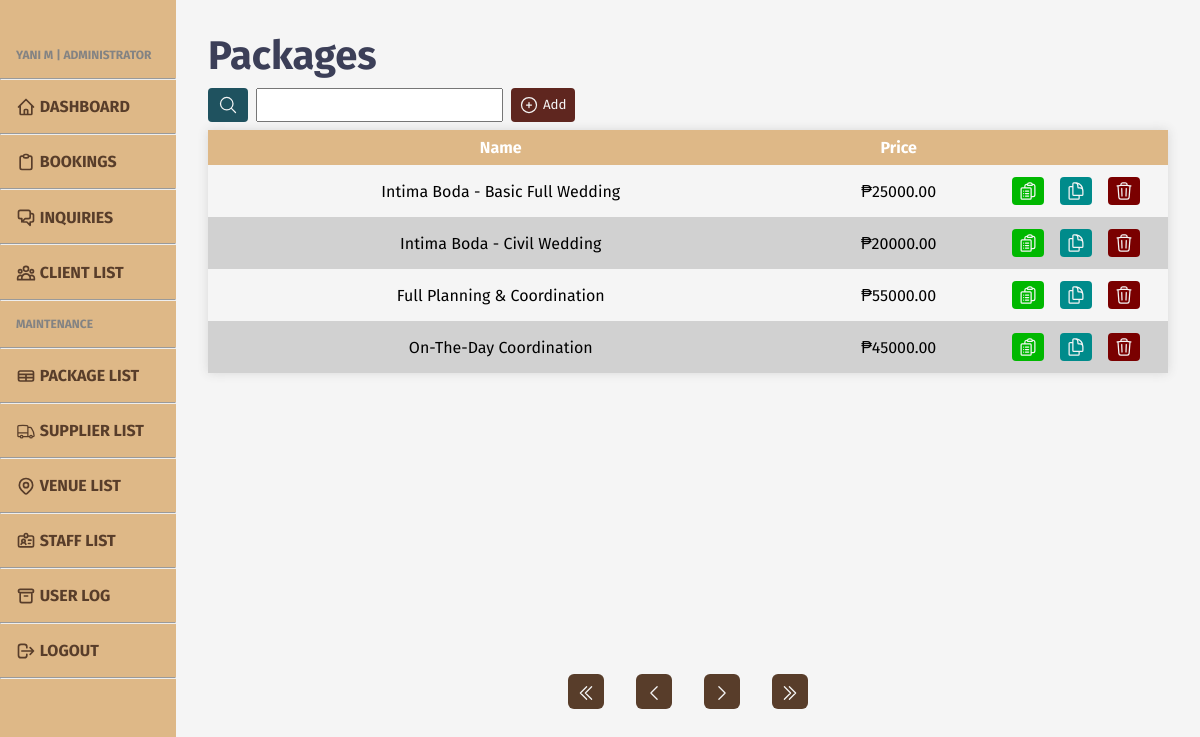
The app's page /admin/admin-packages.php (signed in) with its own data.
### tables this page shows
CREATE TABLE `package` (
  `pkg_id` int(11) NOT NULL,
  `pkg_name` varchar(100) NOT NULL,
  `pkg_price` float(10,2) NOT NULL,
  `pkg_desc` varchar(255) NOT NULL,
  `pkg_img` varchar(255) DEFAULT NULL,
  `pkg_status` int(1) NOT NULL
);

### admin/admin-packages.php (the view, shortened to what the rows shown need)
<?php
include '../includes/admin-head.php';
require '../db/database.php';
?>
<head>
    <link rel="stylesheet" href="../styles/admin/admin-lower.css">
</head>
<body>
    <?php
    include '../includes/admin-header.php';
    ?>
    <main class="content">
        <h1>Packages</h1>
        <div class="tbl-cont">
            <table>
                <tr>
                    <th>Name</th>
                    <th>Price</th>
                    <th></th>
                    <th></th>
                    <th></th>
                </tr>
                <?php
                if (isset($_GET['search-submit'])) {
                    $queried = mysqli_real_escape_string($conn, preg_replace('/\s+/', ' ', trim($_GET['search'])));
                    if (strpos($queried, ", ")) {
                        $query = str_replace(", ", " ", $queried);
                        $keys = explode(" ", $query);
                    } else if (strpos($queried, ",")) {
                        $query = str_replace(",", " ", $queried);
                        $keys = explode(" ", $query);
                    } else {
                        $keys = explode(" ", $queried);
                    }
                    if (empty($queried)) {
                        unset($_COOKIE["search"]);
                        if (isset($_GET['pageno'])) {
                            $pageno = $_GET['pageno'];
                        } else {
                            $pageno = 1;
                        }
                        $no_of_records_per_page = 8;
                        $offset = ($pageno - 1) * $no_of_records_per_page;
                        $total_pages_sql = "SELECT COUNT(*) FROM package WHERE pkg_status=1";
                        $result = mysqli_query($conn, $total_pages_sql);
                        $total_rows = mysqli_fetch_array($result)[0];
                        $total_pages = ceil($total_rows / $no_of_records_per_page);
                        $sql = "SELECT * FROM package WHERE pkg_status=1 LIMIT $offset, $no_of_records_per_page";
                        $res_data = mysqli_query($conn, $sql);
                        while ($row = mysqli_fetch_array($res_data)) { ?>
                            <tr>
                                <td><?php echo $row['pkg_name']; ?></td>
                                <td>₱<?php echo $row['pkg_price']; ?></td>
                                <td class="btn">
                                    <form action="admin-packages-view.php?pkg_id=<?php echo $row['pkg_id']; ?>" method="post">
                                        <button id="view" name="view">
                                            <svg xmlns="http://www.w3.org/2000/svg" fill="none" viewBox="0 0 24 24" stroke-width="1.5" stroke="currentColor" class="w-6 h-6">
                                                <path stroke-linecap="round" stroke-linejoin="round" d="M9 12h3.75M9 15h3.75M9 18h3.75m3 .75H18a2.25 2.25 0 002.25-2.25V6.108c0-1.135-.845-2.098-1.976-2.192a48.424 48.424 0 00-1.123-.08m-5.801 0c-.065.21-.1.433-.1.664 0 .414.336.75.75.75h4.5a.75.75 0 00.75-.75 2.25 2.25 0 00-.1-.664m-5.8 0A2.251 2.251 0 0113.5 2.25H15c1.012 0 1.867.668 2.15 1.586m-5.8 0c-.376.023-.75.05-1.124.08C9.095 4.01 8.25 4.973 8.25 6.108V8.25m0 0H4.875c-.621 0-1.125.504-1.125 1.125v11.25c0 .621.504 1.125 1.125 1.125h9.75c.621 0 1.125-.504 1.125-1.125V9.375c0-.621-.504-1.125-1.125-1.125H8.25zM6.75 12h.008v.008H6.75V12zm0 3h.008v.008H6.75V15zm0 3h.008v.008H6.75V18z" />
                                            </svg>
                                        </button>
                                    </form>
                                </td>
                                <td class="btn">
                                    <form action="admin-packages-edit.php?pkg_id=<?php echo $row['pkg_id']; ?>" method="post">
                                        <button id="update" name="update">
                                            <svg xmlns="http://www.w3.org/2000/svg" fill="none" viewBox="0 0 24 24" stroke-width="1.5" stroke="currentColor" class="w-6 h-6">
                                                <path stroke-linecap="round" stroke-linejoin="round" d="M15.75 17.25v3.375c0 .621-.504 1.125-1.125 1.125h-9.75a1.125 1.125 0 01-1.125-1.125V7.875c0-.621.504-1.125 1.125-1.125H6.75a9.06 9.06 0 011.5.124m7.5 10.376h3.375c.621 0 1.125-.504 1.125-1.125V11.25c0-4.46-3.243-8.161-7.5-8.876a9.06 9.06 0 00-1.5-.124H9.375c-.621 0-1.125.504-1.125 1.125v3.5m7.5 10.375H9.375a1.125 1.125 0 01-1.125-1.125v-9.25m12 6.625v-1.875a3.375 3.375 0 00-3.375-3.375h-1.5a1.125 1.125 0 01-1.125-1.125v-1.5a3.375 3.375 0 00-3.375-3.375H9.75" />
                                            </svg>
                                        </button>
                                    </form>
                                </td>
                                <td class="btn">
                                    <form action="../util/admin_package.php?pkg_id=<?php echo $row['pkg_id']; ?>" method="post">
                                        <button id="delete" name="delete">
                                            <svg xmlns="http://www.w3.org/2000/svg" fill="none" viewBox="0 0 24 24" stroke-width="1.5" stroke="currentColor" class="w-6 h-6">
                                                <path stroke-linecap="round" stroke-linejoin="round" d="M14.74 9l-.346 9m-4.788 0L9.26 9m9.968-3.21c.342.052.682.107 1.022.166m-1.022-.165L18.16 19.673a2.25 2.25 0 01-2.244 2.077H8.084a2.25 2.25 0 01-2.244-2.077L4.772 5.79m14.456 0a48.108 48.108 0 00-3.478-.397m-12 .562c.34-.059.68-.114 1.022-.165m0 0a48.11 48.11 0 013.478-.397m7.5 0v-.916c0-1.18-.91-2.164-2.09-2.201a51.964 51.964 0 00-3.32 0c-1.18.037-2.09 1.022-2.09 2.201v.916m7.5 0a48.667 48.667 0 00-7.5 0" />
                                            </svg>
                                        </button>
                                    </form>
                                </td>
                            </tr>
                        <?php }
                    } else {
                        $_COOKIE['search'] = $queried;
                        if (isset($_GET['pageno'])) {
                            $pageno = $_GET['pageno'];
                        } else {
                            $pageno = 1;
                        }
                        $no_of_records_per_page = 8;
                        $offset = ($pageno - 1) * $no_of_records_per_page;
                        $total_pages_sql = "SELECT COUNT(*) FROM package WHERE (pkg_name LIKE '%$queried%' OR pkg_price LIKE '%$queried%') AND pkg_status=1";
                        foreach ($keys as $k) {
                            $total_pages_sql .= " OR pkg_name LIKE '%$k%' OR pkg_price LIKE '%$k%' ";
                        }
                        $result = mysqli_query($conn, $total_pages_sql);
                        $total_rows = mysqli_fetch_array($result)[0];
                        $total_pages = ceil($total_rows / $no_of_records_per_page);
                        $sql = "SELECT * FROM package WHERE (pkg_name LIKE '%$queried%' OR pkg_price LIKE '%$queried%') AND pkg_status=1";
                        foreach ($keys as $k) {
                            $sql .= " OR pkg_name LIKE '%$k%' OR pkg_price LIKE '%$k%' ";
                        }
                        $sql .= "AND pkg_status=1 LIMIT $offset, $no_of_records_per_page";
                        $res_data = mysqli_query($conn, $sql);
                        while ($row = mysqli_fetch_array($res_data)) { ?>
                            <tr>
                                <td><?php echo $row['pkg_name']; ?></td>
                                <td>₱<?php echo $row['pkg_price']; ?></td>
                                <td class="btn">
                                    <form action="admin-packages-view.php?pkg_id=<?php echo $row['pkg_id']; ?>" method="post">
                                        <button id="view" name="view">
                                            <svg xmlns="http://www.w3.org/2000/svg" fill="none" viewBox="0 0 24 24" stroke-width="1.5" stroke="currentColor" class="w-6 h-6">
                                                <path stroke-linecap="round" stroke-linejoin="round" d="M9 12h3.75M9 15h3.75M9 18h3.75m3 .75H18a2.25 2.25 0 002.25-2.25V6.108c0-1.135-.845-2.098-1.976-2.192a48.424 48.424 0 00-1.123-.08m-5.801 0c-.065.21-.1.433-.1.664 0 .414.336.75.75.75h4.5a.75.75 0 00.75-.75 2.25 2.25 0 00-.1-.664m-5.8 0A2.251 2.251 0 0113.5 2.25H15c1.012 0 1.867.668 2.15 1.586m-5.8 0c-.376.023-.75.05-1.124.08C9.095 4.01 8.25 4.973 8.25 6.108V8.25m0 0H4.875c-.621 0-1.125.504-1.125 1.125v11.25c0 .621.504 1.125 1.125 1.125h9.75c.621 0 1.125-.504 1.125-1.125V9.375c0-.621-.504-1.125-1.125-1.125H8.25zM6.75 12h.008v.008H6.75V12zm0 3h.008v.008H6.75V15zm0 3h.008v.008H6.75V18z" />
                                            </svg>
                                        </button>
                                    </form>
                                </td>
                                <td class="btn">
                                    <form action="admin-packages-edit.php?pkg_id=<?php echo $row['pkg_id']; ?>" method="post">
                                        <button id="update" name="update">
                                            <svg xmlns="http://www.w3.org/2000/svg" fill="none" viewBox="0 0 24 24" stroke-width="1.5" stroke="currentColor" class="w-6 h-6">
                                                <path stroke-linecap="round" stroke-linejoin="round" d="M15.75 17.25v3.375c0 .621-.504 1.125-1.125 1.125h-9.75a1.125 1.125 0 01-1.125-1.125V7.875c0-.621.504-1.125 1.125-1.125H6.75a9.06 9.06 0 011.5.124m7.5 10.376h3.375c.621 0 1.125-.504 1.125-1.125V11.25c0-4.46-3.243-8.161-7.5-8.876a9.06 9.06 0 00-1.5-.124H9.375c-.621 0-1.125.504-1.125 1.125v3.5m7.5 10.375H9.375a1.125 1.125 0 01-1.125-1.125v-9.25m12 6.625v-1.875a3.375 3.375 0 00-3.375-3.375h-1.5a1.125 1.125 0 01-1.125-1.125v-1.5a3.375 3.375 0 00-3.375-3.375H9.75" />
                                            </svg>
                                        </button>
                                    </form>
                                </td>
                                <td class="btn">
                                    <form action="../util/admin_package.php?pkg_id=<?php echo $row['pkg_id']; ?>" method="post">
                                        <button id="delete" name="delete">
                                            <svg xmlns="http://www.w3.org/2000/svg" fill="none" viewBox="0 0 24 24" stroke-width="1.5" stroke="currentColor" class="w-6 h-6">
                                                <path stroke-linecap="round" stroke-linejoin="round" d="M14.74 9l-.346 9m-4.788 0L9.26 9m9.968-3.21c.342.052.682.107 1.022.166m-1.022-.165L18.16 19.673a2.25 2.25 0 01-2.244 2.077H8.084a2.25 2.25 0 01-2.244-2.077L4.772 5.79m14.456 0a48.108 48.108 0 00-3.478-.397m-12 .562c.34-.059.68-.114 1.022-.165m0 0a48.11 48.11 0 013.478-.397m7.5 0v-.916c0-1.18-.91-2.164-2.09-2.201a51.964 51.964 0 00-3.32 0c-1.18.037-2.09 1.022-2.09 2.201v.916m7.5 0a48.667 48.667 0 00-7.5 0" />
                                            </svg>
                                        </button>
                                    </form>
                                </td>
                            </tr>
                        <?php }
                    };
                } else {
                    if (isset($_GET['pageno'])) {
                        $pageno = $_GET['pageno'];
                    } else {
                        $pageno = 1;
                    }
                    $no_of_records_per_page = 8;
                    $offset = ($pageno - 1) * $no_of_records_per_page;
                    $sql = "SELECT * FROM package WHERE pkg_status=1 LIMIT $offset, $no_of_records_per_page";
                    $res_data = mysqli_query($conn, $sql);
                    while ($row = mysqli_fetch_array($res_data)) { ?>
                        <tr>
                            <td><?php echo $row['pkg_name']; ?></td>
                            <td>₱<?php echo $row['pkg_price']; ?></td>
                            <td class="btn">
                                <form action="admin-packages-view.php?pkg_id=<?php echo $row['pkg_id']; ?>" method="post">
                                    <button id="view" name="view">
                                    </button>
                                </form>
                            </td>
                            <td class="btn">
                                <form action="admin-packages-edit.php?pkg_id=<?php echo $row['pkg_id']; ?>" method="post">
                                    <button id="update" name="update">
                                    </button>
                                </form>
                            </td>
                            <td class="btn">
                                <form action="../util/admin_package.php?pkg_id=<?php echo $row['pkg_id']; ?>" method="post">
                                    <button id="delete" name="delete">
                                    </button>
                                </form>
                            </td>
                        </tr>
                <?php };
                }
                ?>
            </table>
        </div>
    </main>
    </div>
</body>
</html>

### records on screen
package: pkg_name "Intima Boda - Basic Full Wedding", pkg_price "25000.00"
package: pkg_name "Intima Boda - Civil Wedding", pkg_price "20000.00"
package: pkg_name "Full Planning & Coordination", pkg_price "55000.00"
package: pkg_name "On-The-Day Coordination", pkg_price "45000.00"
